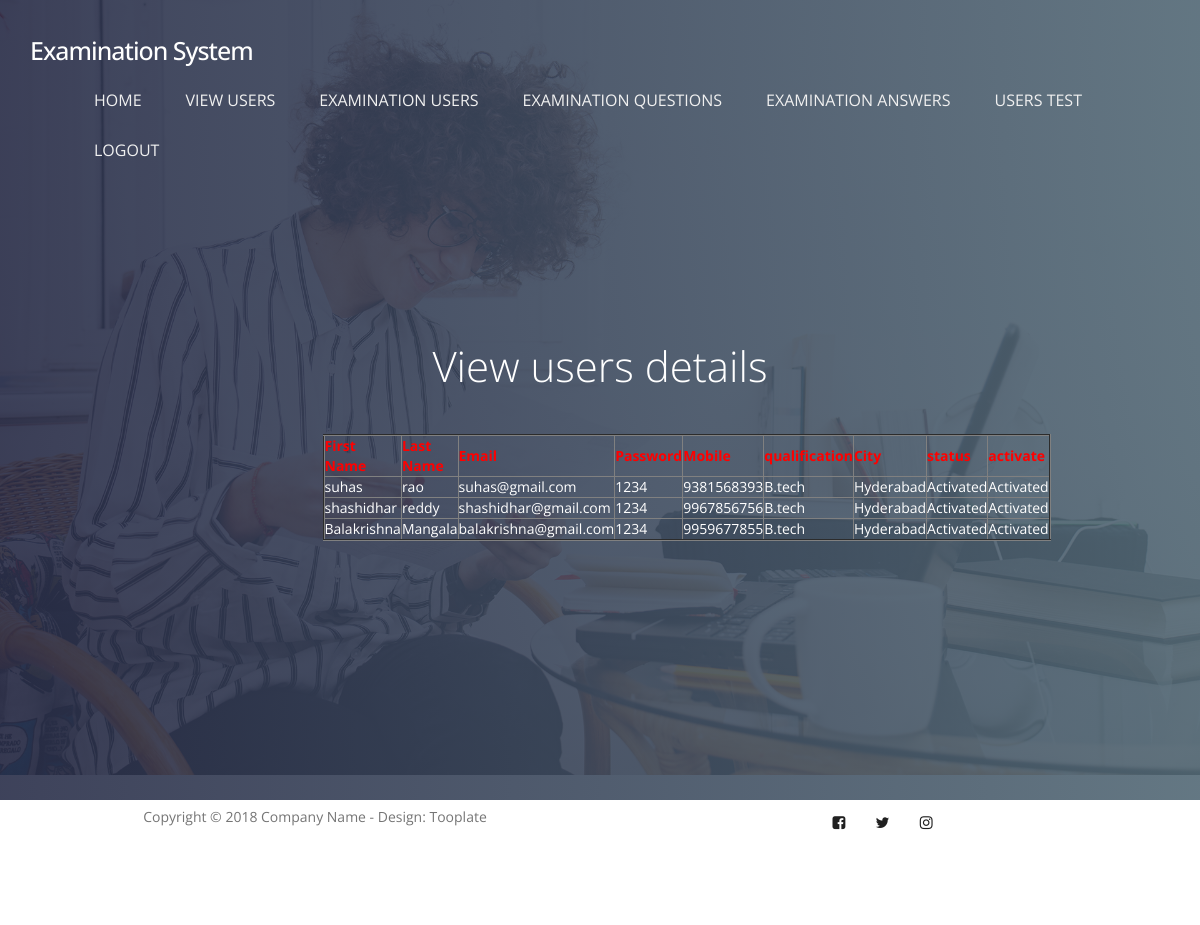
/viewuserdata/, run on the app's committed database.
### user/models.py (models this page shows, shortened)
class user(models.Model):
    firstname = models.CharField(max_length=50)
    lastname = models.CharField(max_length=50)
    email = models.EmailField()
    passwd = models.CharField(max_length=40)
    mobileno = models.CharField(max_length=50, default="", editable=True)
    qualification = models.CharField(max_length=40)
    city = models.CharField(max_length=50)
    status = models.CharField(max_length=40,default="", editable=True)
    class Meta:
        db_table='userregister'

### ExaminationSystem/views.py (the view)
# urls.py: path('viewuserdata/', ExaminationSystem.viewuserdata, name='viewuserdata'),
def viewuserdata(request):
    object = user.objects.all()
    return render(request,"admin/viewuserdata.html",{"object":object})

### assets/templates/admin/viewuserdata.html
{% extends 'adminbase.html' %}
{% load static %}
{% block contents %}
<section id="home" data-stellar-background-ratio="0.5">
          <div class="overlay"></div>
          <div class="container">
               <div class="row">
                    <div class="col-md-offset-3 col-md-6 col-sm-12">
                         <div class="home-info">
                              <h1 style="color:white">View users details </h1>
                            <center><table border="2px solid blue" align="center">
                                  <tr><th style="color:red">First Name</th>
                                    <th style="color:red">Last Name</th>
                                    <th style="color:red">Email</th>
                                    <th style="color:red">Password</th>
                                    <th style="color:red">Mobile</th>
                                    <th style="color:red">qualification</th>
                                    <th style="color:red">City</th>
                                    <th style="color:red">status</th>
                                    <th style="color:red">activate</th>
                                  </tr>
                              {% for x in object %}
                                  <tr style="color:white">
                                    <td>{{x.firstname}}</td>
                                    <td>{{x.lastname}}</td>
                                    <td>{{x.email}}</td>
                                    <td>{{x.passwd}}</td>
                                    <td>{{x.mobileno}}</td>
                                    <td>{{x.qualification}}</td>
                                    <td>{{x.city}}</td>
                                    <td>{{x.status}}</td>
                                    {% if x.status == 'waiting' %}
                                      <td> <a href="/activateuser/?pid={{ x.id }}" >Activate</a></td>
                                    {% else %}
                                            <td> Activated</td>
                                            {% endif %}
                                     </tr>
                                    {% endfor %}
                            </table></center>
                         </div>
                    </div>
               </div>
          </div>
     </section>
{% endblock %}

### assets/static/css/tooplate-style.css (style rules this page uses)
body { font-family: 'Open Sans', sans-serif; overflow-x: hidden; background: #f9f9f9; }
h1,h2,h3,h4,h5,h6 { font-weight: 300; line-height: normal; }
h1 { font-size: 3em; }
html { -webkit-font-smoothing: antialiased; }
section { position: relative; padding: 100px 0; }
.overlay { background: #536976; background: -webkit-linear-gradient(to right, #292E49, #536976); background: linear-gradient(to right, #292E49, #536976); opacity: 0.9; position: absolute; top: 0; right: 0; bottom: 0; left: 0; width: 100%; height: 100%; }
#home { background: url('../images/home-bg.jpg') no-repeat center center; background-size: cover; vertical-align: middle; display: -webkit-box; display: -webkit-flex; display: -ms-flexbox; display: flex; -webkit-box-align: center; -webkit-align-items: center; -ms-flex-align: center; align-items: center; min-height: 100vh; position: relative; padding-top: 12em; text-align: center; }
#home h1 { color: #ffffff; margin-top: 10px; margin-bottom: 40px; }
.home-info { margin-top: 7em; }
@media only screen and (max-width: 1200px) { .home-info { margin-top: 0; } }

### data on the page
user: firstname "suhas", lastname "rao", email "suhas@gmail.com", passwd "1234", mobileno "9381568393", qualification "B.tech", city "Hyderabad", status "Activated"
user: firstname "shashidhar", lastname "reddy", email "shashidhar@gmail.com", passwd "1234", mobileno "9967856756", qualification "B.tech", city "Hyderabad", status "Activated"
user: firstname "Balakrishna", lastname "Mangala", email "balakrishna@gmail.com", passwd "1234", mobileno "9959677855", qualification "B.tech", city "Hyderabad", status "Activated"
